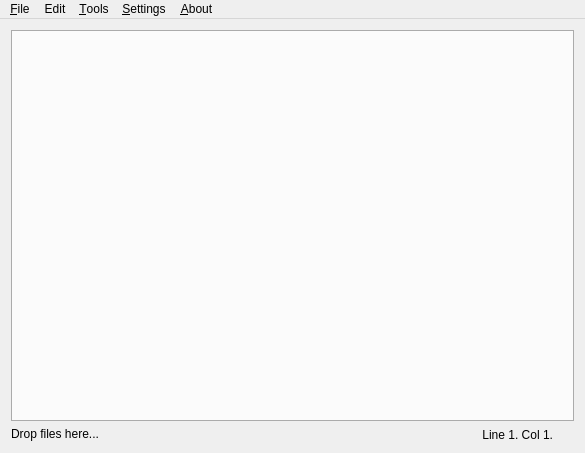
<?xml version="1.0" encoding="UTF-8"?>
<ui version="4.0">
 <class>MainWindow</class>
 <widget class="QMainWindow" name="MainWindow">
  <property name="geometry">
   <rect>
    <x>0</x>
    <y>0</y>
    <width>585</width>
    <height>453</height>
   </rect>
  </property>
  <property name="windowTitle">
   <string>QNote</string>
  </property>
  <property name="windowIcon">
   <iconset resource="img/img.qrc">
    <normaloff>:/note.png</normaloff>:/note.png</iconset>
  </property>
  <widget class="QWidget" name="centralWidget">
   <layout class="QGridLayout" name="gridLayout_2">
    <item row="0" column="0">
     <layout class="QGridLayout" name="gridLayout">
      <item row="0" column="0">
       <widget class="CustomTabWidget" name="tabWidget">
        <property name="font">
         <font>
          <pointsize>10</pointsize>
         </font>
        </property>
        <property name="acceptDrops">
         <bool>true</bool>
        </property>
        <property name="tabPosition">
         <enum>QTabWidget::South</enum>
        </property>
        <property name="tabShape">
         <enum>QTabWidget::Rounded</enum>
        </property>
        <property name="currentIndex">
         <number>-1</number>
        </property>
        <property name="tabsClosable">
         <bool>true</bool>
        </property>
        <property name="movable">
         <bool>true</bool>
        </property>
        <property name="tabBarAutoHide">
         <bool>false</bool>
        </property>
       </widget>
      </item>
      <item row="1" column="0">
       <layout class="QHBoxLayout" name="horizontalLayout">
        <item>
         <widget class="QLabel" name="statusBar">
          <property name="sizePolicy">
           <sizepolicy hsizetype="MinimumExpanding" vsizetype="Preferred">
            <horstretch>0</horstretch>
            <verstretch>0</verstretch>
           </sizepolicy>
          </property>
          <property name="minimumSize">
           <size>
            <width>200</width>
            <height>15</height>
           </size>
          </property>
          <property name="text">
           <string>Drop files here...</string>
          </property>
          <property name="textInteractionFlags">
           <set>Qt::LinksAccessibleByMouse|Qt::TextSelectableByKeyboard|Qt::TextSelectableByMouse</set>
          </property>
         </widget>
        </item>
        <item>
         <widget class="QLabel" name="lineNumberLabel">
          <property name="sizePolicy">
           <sizepolicy hsizetype="MinimumExpanding" vsizetype="Preferred">
            <horstretch>0</horstretch>
            <verstretch>0</verstretch>
           </sizepolicy>
          </property>
          <property name="maximumSize">
           <size>
            <width>16777215</width>
            <height>16777215</height>
           </size>
          </property>
          <property name="text">
           <string>Line 1. Col 1.</string>
          </property>
          <property name="alignment">
           <set>Qt::AlignRight|Qt::AlignTrailing|Qt::AlignVCenter</set>
          </property>
         </widget>
        </item>
        <item>
         <widget class="QLabel" name="indicatorLabel">
          <property name="minimumSize">
           <size>
            <width>15</width>
            <height>15</height>
           </size>
          </property>
          <property name="maximumSize">
           <size>
            <width>15</width>
            <height>15</height>
           </size>
          </property>
          <property name="text">
           <string/>
          </property>
          <property name="scaledContents">
           <bool>false</bool>
          </property>
         </widget>
        </item>
       </layout>
      </item>
     </layout>
    </item>
   </layout>
  </widget>
  <widget class="QMenuBar" name="menuBar">
   <property name="geometry">
    <rect>
     <x>0</x>
     <y>0</y>
     <width>585</width>
     <height>20</height>
    </rect>
   </property>
   <widget class="QMenu" name="menuFile">
    <property name="title">
     <string>&amp;File</string>
    </property>
    <widget class="QMenu" name="menuOpen_Recent">
     <property name="title">
      <string>Open Recent</string>
     </property>
     <addaction name="separator"/>
    </widget>
    <addaction name="actionOpen"/>
    <addaction name="actionSave"/>
    <addaction name="actionSave_As"/>
    <addaction name="separator"/>
    <addaction name="actionNew_Tab"/>
    <addaction name="actionClose_Tab"/>
    <addaction name="separator"/>
    <addaction name="menuOpen_Recent"/>
   </widget>
   <widget class="QMenu" name="menuAbout">
    <property name="title">
     <string>&amp;About</string>
    </property>
    <addaction name="actionAbout_QNote"/>
    <addaction name="actionAbout_QT"/>
   </widget>
   <widget class="QMenu" name="menuTools">
    <property name="title">
     <string>&amp;Tools</string>
    </property>
    <addaction name="actionReload_file"/>
    <addaction name="actionAuto_Reload_tail_f"/>
    <addaction name="actionErase_and_save"/>
    <addaction name="actionErase_and_save_2"/>
    <addaction name="separator"/>
    <addaction name="actionFind_Replace"/>
    <addaction name="actionGo_to_line"/>
   </widget>
   <widget class="QMenu" name="menuSettings">
    <property name="title">
     <string>&amp;Settings</string>
    </property>
    <addaction name="actionFont"/>
    <addaction name="separator"/>
    <addaction name="actionWord_wrap"/>
    <addaction name="actionAlways_on_top"/>
    <addaction name="separator"/>
    <addaction name="actionLoad_theme"/>
    <addaction name="actionSystem_theme"/>
    <addaction name="separator"/>
    <addaction name="actionAuto_Reload_delay"/>
    <addaction name="actionSet_Maximun_file_size"/>
    <addaction name="separator"/>
    <addaction name="actionReset_alerts"/>
   </widget>
   <widget class="QMenu" name="menuEdit">
    <property name="title">
     <string>Edit</string>
    </property>
    <addaction name="actionTo_UPERCASE"/>
    <addaction name="actionTo_lowercase"/>
   </widget>
   <addaction name="menuFile"/>
   <addaction name="menuEdit"/>
   <addaction name="menuTools"/>
   <addaction name="menuSettings"/>
   <addaction name="menuAbout"/>
  </widget>
  <action name="actionOpen">
   <property name="text">
    <string>&amp;Open...</string>
   </property>
   <property name="shortcut">
    <string>Ctrl+O</string>
   </property>
  </action>
  <action name="actionSave">
   <property name="text">
    <string>&amp;Save</string>
   </property>
   <property name="shortcut">
    <string>Ctrl+S</string>
   </property>
  </action>
  <action name="actionSave_As">
   <property name="text">
    <string>Save &amp;As...</string>
   </property>
   <property name="shortcut">
    <string>Ctrl+Shift+S</string>
   </property>
  </action>
  <action name="actionAbout_QNote">
   <property name="text">
    <string>&amp;About QNote</string>
   </property>
  </action>
  <action name="actionAbout_QT">
   <property name="text">
    <string>About &amp;QT</string>
   </property>
  </action>
  <action name="actionNew_Tab">
   <property name="text">
    <string>&amp;New Tab</string>
   </property>
   <property name="shortcut">
    <string>Ctrl+T</string>
   </property>
  </action>
  <action name="actionClose_Tab">
   <property name="text">
    <string>&amp;Close Tab</string>
   </property>
   <property name="shortcut">
    <string>Ctrl+W</string>
   </property>
  </action>
  <action name="actionFind_Replace">
   <property name="text">
    <string>&amp;Find &amp;&amp; Replace</string>
   </property>
   <property name="shortcut">
    <string>Ctrl+F</string>
   </property>
  </action>
  <action name="actionReload_file">
   <property name="text">
    <string>&amp;Reload File</string>
   </property>
   <property name="shortcut">
    <string>F5</string>
   </property>
  </action>
  <action name="actionWord_wrap">
   <property name="checkable">
    <bool>true</bool>
   </property>
   <property name="text">
    <string>&amp;Word wrap</string>
   </property>
   <property name="shortcut">
    <string>Alt+W</string>
   </property>
  </action>
  <action name="actionGo_to_line">
   <property name="text">
    <string>&amp;Go to line...</string>
   </property>
   <property name="shortcut">
    <string>Ctrl+G</string>
   </property>
  </action>
  <action name="actionLoad_theme">
   <property name="text">
    <string>Load theme</string>
   </property>
  </action>
  <action name="actionSystem_theme">
   <property name="text">
    <string>System theme</string>
   </property>
  </action>
  <action name="actionAuto_Reload_tail_f">
   <property name="checkable">
    <bool>true</bool>
   </property>
   <property name="text">
    <string>Auto Reload (tail -f)</string>
   </property>
   <property name="shortcut">
    <string>F6</string>
   </property>
  </action>
  <action name="actionAuto_Reload_delay">
   <property name="text">
    <string>Auto Reload delay</string>
   </property>
  </action>
  <action name="actionAlways_on_top">
   <property name="checkable">
    <bool>true</bool>
   </property>
   <property name="checked">
    <bool>false</bool>
   </property>
   <property name="text">
    <string>Always on top</string>
   </property>
   <property name="shortcut">
    <string>Ctrl+Shift+N</string>
   </property>
  </action>
  <action name="actionFont">
   <property name="text">
    <string>Font</string>
   </property>
  </action>
  <action name="actionOpen_Recent">
   <property name="text">
    <string>Open Recent ...</string>
   </property>
  </action>
  <action name="actionErase_and_save">
   <property name="text">
    <string>Erase, save and Auto Reload</string>
   </property>
   <property name="shortcut">
    <string>F7</string>
   </property>
  </action>
  <action name="actionReset_alerts">
   <property name="text">
    <string>Reset alerts</string>
   </property>
  </action>
  <action name="actionSet_Maximun_file_size">
   <property name="text">
    <string>Set Maximun file size</string>
   </property>
  </action>
  <action name="actionTo_UPERCASE">
   <property name="text">
    <string>UPERCASE</string>
   </property>
   <property name="shortcut">
    <string>Ctrl+U</string>
   </property>
  </action>
  <action name="actionTo_lowercase">
   <property name="text">
    <string>lowercase</string>
   </property>
   <property name="shortcut">
    <string>Ctrl+Shift+U</string>
   </property>
  </action>
  <action name="actionErase_and_save_2">
   <property name="text">
    <string>Erase and save</string>
   </property>
   <property name="shortcut">
    <string>F8</string>
   </property>
  </action>
 </widget>
 <layoutdefault spacing="6" margin="11"/>
 <customwidgets>
  <customwidget>
   <class>CustomTabWidget</class>
   <extends>QTabWidget</extends>
   <header location="global">customtabwidget.h</header>
   <container>1</container>
  </customwidget>
 </customwidgets>
 <resources>
  <include location="img/img.qrc"/>
 </resources>
 <connections/>
</ui>
